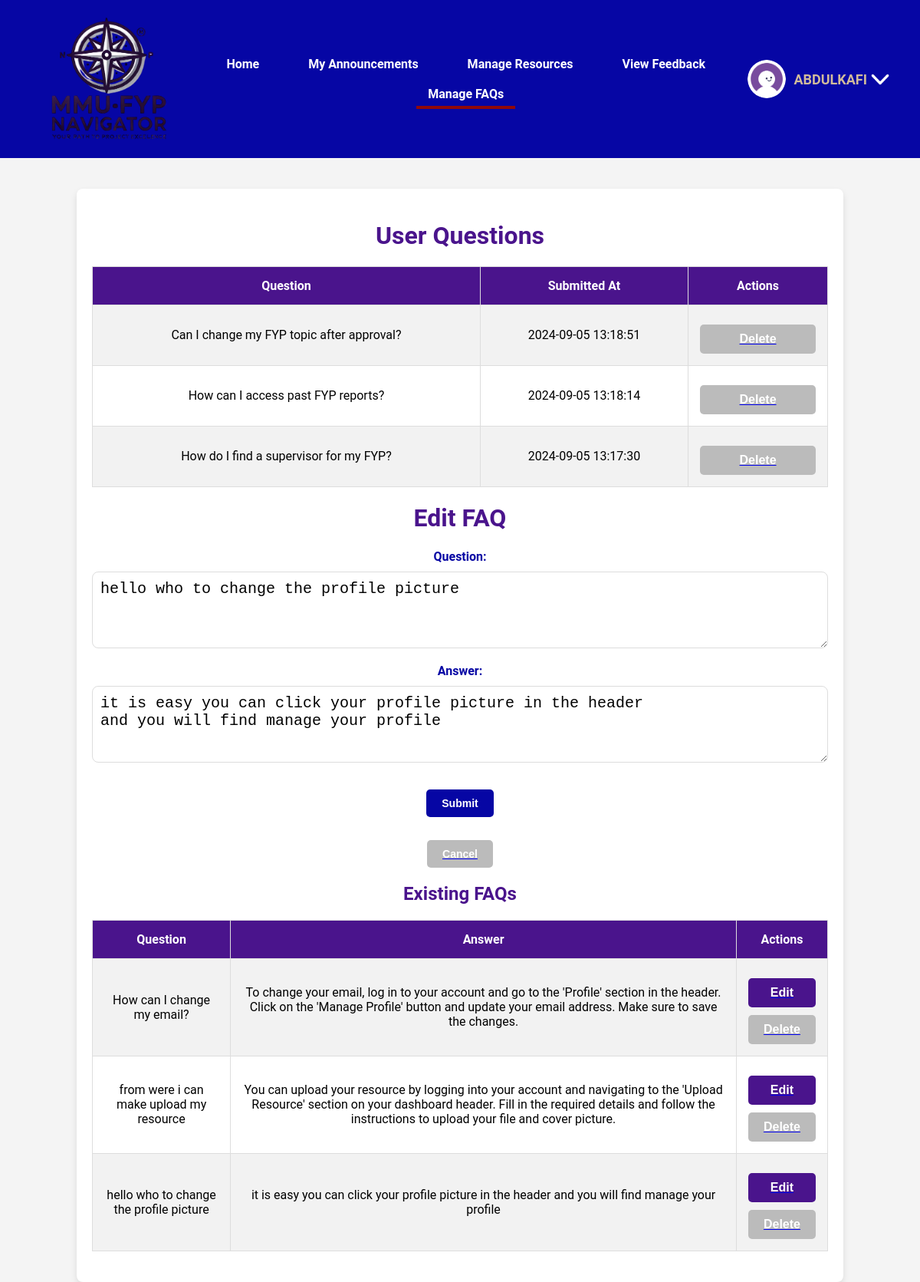
The app's page /MMU_resource/faq_admin.php?edit_id=10 (signed in) with its own data.
### tables this page shows
CREATE TABLE `userquestions` (
  `question_id` int(11) NOT NULL,
  `user_id` int(11) DEFAULT NULL,
  `question_text` text NOT NULL,
  `asked_at` timestamp NOT NULL DEFAULT current_timestamp(),
  `answer_text` text DEFAULT NULL
);

CREATE TABLE `faq` (
  `id` int(11) NOT NULL,
  `question` text NOT NULL,
  `answer` text NOT NULL,
  `created_at` timestamp NOT NULL DEFAULT current_timestamp()
);

### MMU_resource/faq_admin.php (the view, shortened to what this page needs)
<?php
require 'db.php';
$stmt = $pdo->prepare("SELECT * FROM faq ORDER BY created_at DESC");
$stmt->execute();
$faqs = $stmt->fetchAll(PDO::FETCH_ASSOC);
$edit_faq = null;
if (isset($_GET['edit_id'])) {
    $edit_id = $_GET['edit_id'];
    $stmt = $pdo->prepare("SELECT * FROM faq WHERE id = ?");
    $stmt->execute([$edit_id]);
    $edit_faq = $stmt->fetch(PDO::FETCH_ASSOC);
}
$stmt = $pdo->prepare("SELECT * FROM userquestions ORDER BY asked_at DESC");
$stmt->execute();
$user_questions = $stmt->fetchAll(PDO::FETCH_ASSOC);
?>
<!DOCTYPE html>
<html lang="en">
<head>
    <link rel="stylesheet" href="css/style.css">
    <link rel="stylesheet" href="css/faq_admin.css">
</head>
<body>
    <?php include 'header.php'; ?>
    <div class="container">
        <h1>User Questions</h1>
        <table>
            <tr>
                <th>Question</th>
                <th>Submitted At</th>
                <th>Actions</th>
            </tr>
            <?php foreach ($user_questions as $question): ?>
                <tr>
                    <td><?php echo htmlspecialchars($question['question_text']); ?></td>
                    <td><?php echo htmlspecialchars($question['asked_at']); ?></td>
                    <td>
                        <a href="faq_admin.php?delete_user_question_id=<?php echo $question['question_id']; ?>"><button type="button" class="btn-table btn-cancel-table">Delete</button></a>
                    </td>
                </tr>
            <?php endforeach; ?>
        </table>
        <h1><?php echo $edit_faq ? 'Edit FAQ' : 'Add FAQ'; ?></h1>
        <form method="post" action="faq_admin.php">
            <div class="form-group">
                <label for="question">Question:</label>
                <textarea id="question" name="question" required><?php echo $edit_faq['question'] ?? ''; ?></textarea>
            </div>
            <div class="form-group">
                <label for="answer">Answer:</label>
                <textarea id="answer" name="answer" required><?php echo $edit_faq['answer'] ?? ''; ?></textarea>
            </div>
            <div class="btn-group">
                <button type="submit" class="btn">Submit</button>
                <?php if ($edit_faq): ?>
                    <a href="faq_admin.php"><button type="button" class="btn btn-cancel">Cancel</button></a>
                <?php endif; ?>
            </div>
        </form>
        <h2>Existing FAQs</h2>
        <table>
            <tr>
                <th>Question</th>
                <th>Answer</th>
                <th>Actions</th>
            </tr>
            <?php foreach ($faqs as $faq): ?>
                <tr>
                    <td><?php echo htmlspecialchars($faq['question']); ?></td>
                    <td><?php echo htmlspecialchars($faq['answer']); ?></td>
                    <td>
                        <a href="faq_admin.php?edit_id=<?php echo $faq['id']; ?>"><button type="button" class="btn-table">Edit</button></a>
                        <a href="faq_admin.php?delete_id=<?php echo $faq['id']; ?>"><button type="button" class="btn-table btn-cancel-table">Delete</button></a>
                    </td>
                </tr>
            <?php endforeach; ?>
        </table>
    </div>
</body>
</html>

### MMU_resource/css/style.css (style rules this page uses)
button, .btn, .btn-table, .btn-cancel, .btn-cancel-table { text-decoration: none; }
body { font-family: 'Roboto', sans-serif; margin: 0; padding: 0; background-color: #f4f4f4; }
.container { width: 80%; margin: 0 auto; padding: 20px; background: #fff; box-shadow: 0 4px 8px rgba(0, 0, 0, 0.1); border-radius: 8px; margin-top: 40px; }
h1, h2, h3 { text-align: center; color: #4A148C; font-weight: bold; }
.form-group { margin: 20px 0; text-align: center; }
label { display: block; margin-bottom: 10px; color: #0606a4; font-weight: bold; }
textarea { width: 80%; padding: 10px; border: 1px solid #ddd; border-radius: 5px; resize: vertical; height: 100px; margin: 0 auto; display: block; }
.btn { background: #0606a4; color: #fff; padding: 10px 20px; border: none; border-radius: 5px; cursor: pointer; transition: background 0.3s, box-shadow 0.3s; display: block; margin: 20px auto 0; font-weight: bold; font-size: 14px; text-align: center; }
.btn-cancel { background: #bbb; }
.btn-group { display: flex; justify-content: center; gap: 10px; }

### MMU_resource/css/faq_admin.css (style rules this page uses)
body { font-family: 'Roboto', sans-serif; margin: 0; padding: 0; background-color: #f4f4f4; }
table { width: 100%; border-collapse: collapse; margin-bottom: 20px; font-size: 16px; }
table, th, td { border: 1px solid #ddd; }
th, td { padding: 15px; text-align: center; }
th { background-color: #4A148C; color: white; font-weight: bold; }
tr:nth-child(even) { background-color: #f2f2f2; }
.btn-table, .btn-cancel-table { background: #4A148C; color: #fff; padding: 10px 20px; border: none; border-radius: 5px; cursor: pointer; transition: background 0.3s, box-shadow 0.3s; font-weight: bold; font-size: 16px; text-align: center; display: block; width: 100%; margin-top: 10px; }
.btn-cancel-table { background: #bbb; }
.form-group { width: 100%; margin-bottom: 15px; }
.form-group textarea { width: 100%; padding: 10px; border-radius: 8px; box-sizing: border-box; font-size: 20px; }
.btn-group { flex-direction: column; align-items: center; }

### MMU_resource/css/header.css (style rules this page uses)
body { font-family: 'Roboto', sans-serif; margin: 0; padding: 0; background-color: #f4f4f4; }

### records on screen
userquestions: question_text "Can I change my FYP topic after approval?", asked_at "2024-09-05 13:18:51"
userquestions: question_text "How can I access past FYP reports?", asked_at "2024-09-05 13:18:14"
userquestions: question_text "How do I find a supervisor for my FYP?", asked_at "2024-09-05 13:17:30"
faq: question "hello who to change the profile picture", answer "it is easy you can click your profile picture in the header and you will find manage your profile"
faq: question "How can I change my email?", answer "To change your email, log in to your account and go to the 'Profile' section in the header. Click on the 'Manage Profile' button and update your email address. Make sure to save the changes."
faq: question "from were i can make upload my resource", answer "You can upload your resource by logging into your account and navigating to the 'Upload Resource' section on your dashboard header. Fill in the required details and follow the instructions to upload your file and cover picture."

### other values on screen
$_SESSION['username'] "ABDULKAFI"
